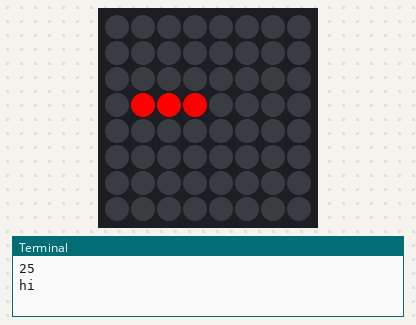
This program was run on a simulated Raspberry Pi (BCM pin numbers) with a Sense HAT. On the bench: the Sense HAT's 8×8 RGB LED matrix, the last lines printed to the terminal.

Above: at 0.09 s.
At 0.73 s:
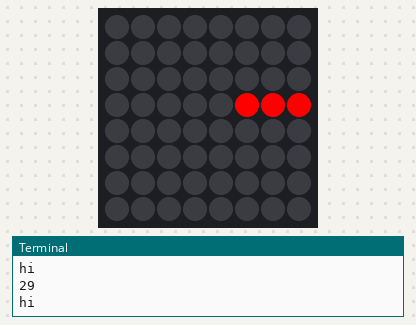
At 1.09 s:
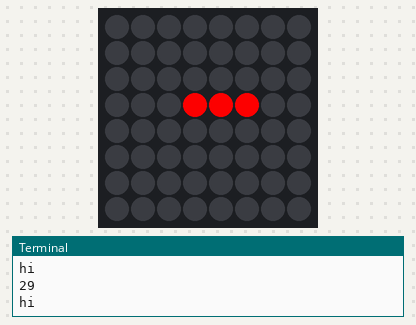
At 1.6 s:
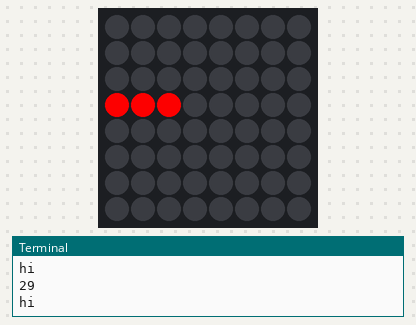
At 1.96 s:
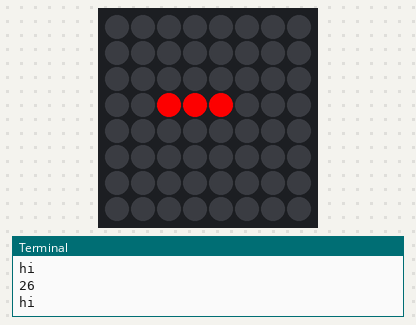

Measured:
- by itself, everything shown: repeats every 1.7 s, in 10 steps

The program:

Knight_Rider_light_bar.py
```python
from sense_hat import SenseHat
import time
sense = SenseHat()
p = [2,3]
light_len = 3
space_size = 8
speed = 1/7
r = (255,0,0)
n = (0,0,0)
space = [
 n, n, n, n, n, n, n, n,
 n, n, n, n, n, n, n, n,
 n, n, n, n, n, n, n, n,
 r, r, r, n, n, n, n, n,
 n, n, n, n, n, n, n, n,
 n, n, n, n, n, n, n, n,
 n, n, n, n, n, n, n, n,
 n, n, n, n, n, n, n, n
 ]
def shift_right() :
  global p


  space[p[1]*space_size+p[0]+1] = r
  space[p[1]*space_size+p[0]-2] = n
  print(p[1]*space_size+p[0]-1)
  sense.set_pixels(space)
  #print(p)
  p[0] = p[0]+ 1
  #print(p,"\n")

def shift_left():
  space[((p[1])*space_size)+p[0]+1] = n
  space[((p[1])*space_size)+p[0]-2] = r

  sense.set_pixels(space)
  p[0] = p[0]- 1


def main():
 global p
 while True:


  while True:
   shift_right()
   print('hi')
   time.sleep(speed)
   if p[0] == space_size-1: break
  while True:
   shift_left()
   time.sleep(speed)
   if p[0] == light_len-2: break

if __name__ == '__main__':
  main()
  
```
